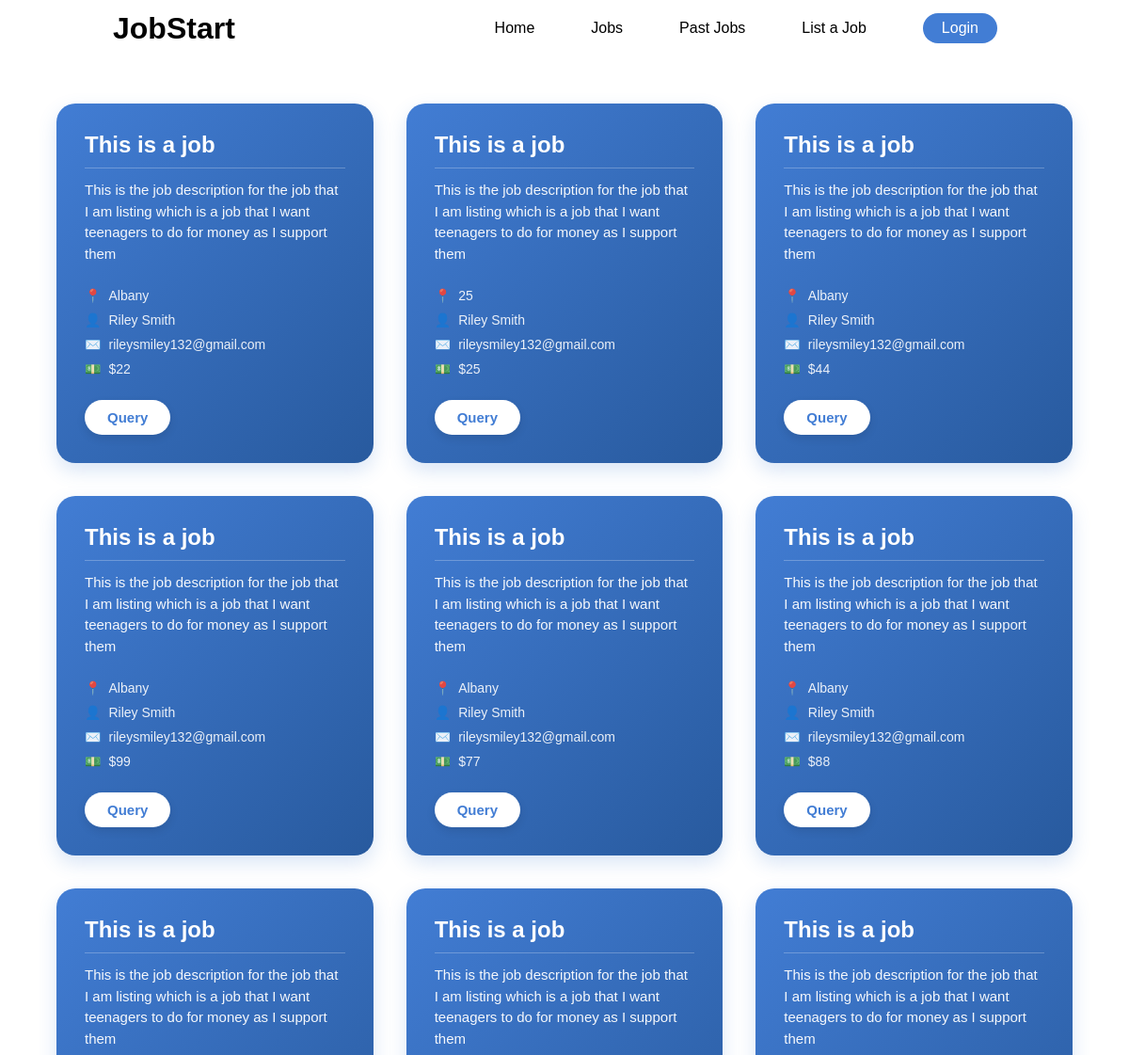
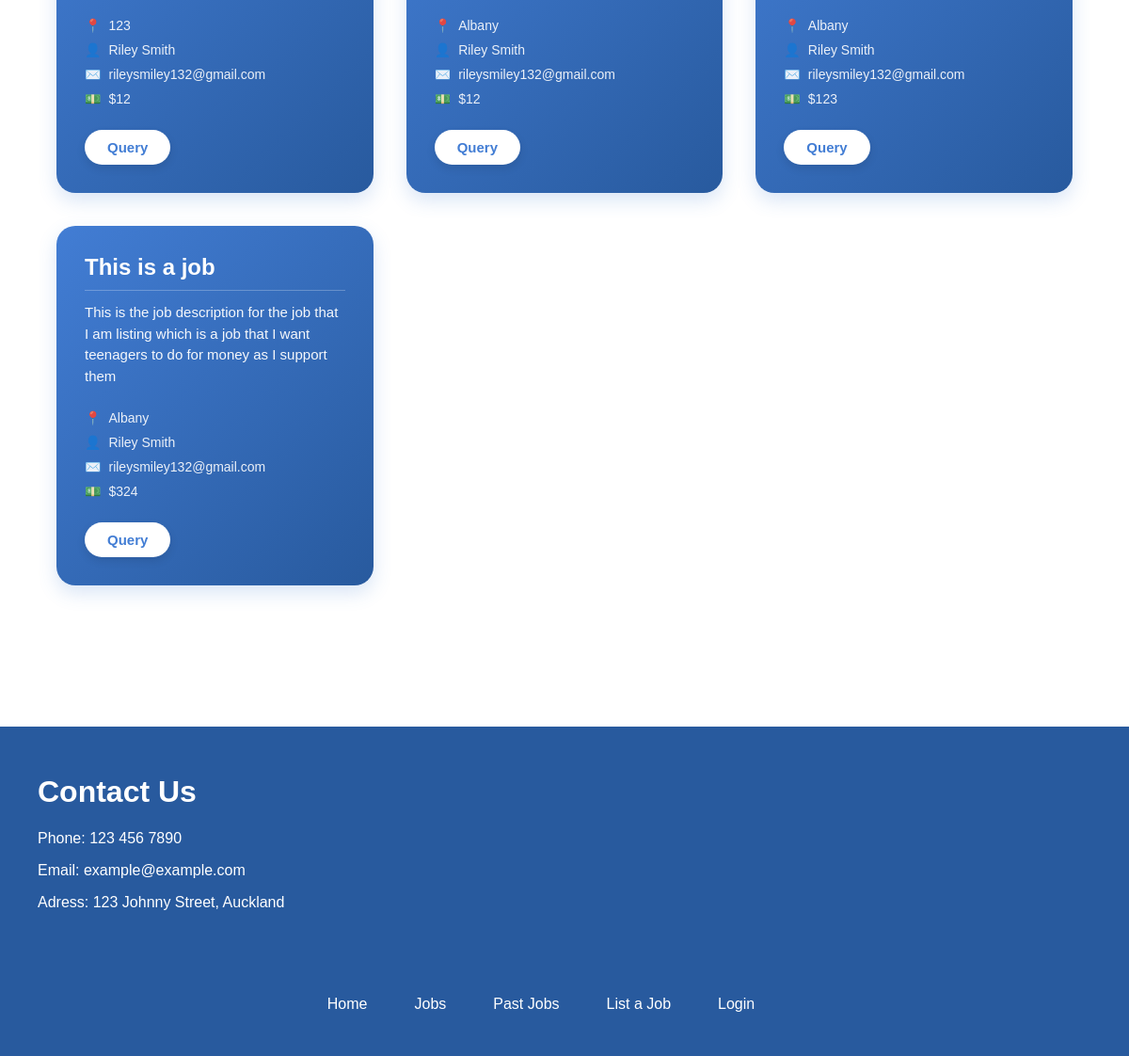
/jobs, run on an earlier commit of the app's database (2 pictures, top to bottom).
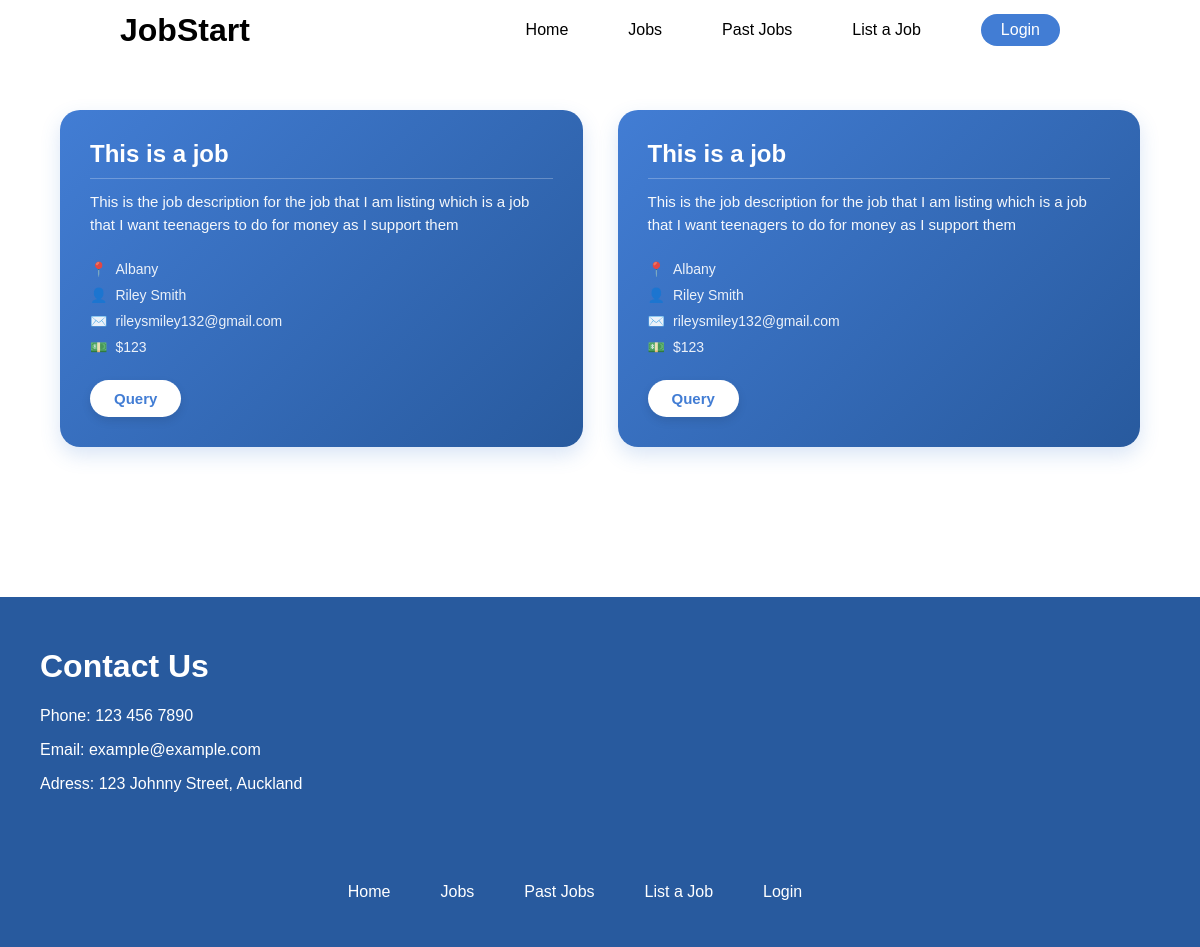
And on a later commit of the database.
### tables this page shows
CREATE TABLE jobs (user_id INTEGER REFERENCES users (user_id), job_id INTEGER PRIMARY KEY AUTOINCREMENT, job_desc TEXT, job_title TEXT, job_location TEXT, completed TEXT, pay NUMERIC);

CREATE TABLE users (user_id INTEGER PRIMARY KEY AUTOINCREMENT, user_name TEXT, user_email TEXT, user_pwd TEXT);

### app.py (the view)
@app.route('/jobs')
def jobs():
    conn = sqlite3.connect('app.db')
    conn.row_factory = sqlite3.Row
    cursor = conn.cursor()
    query = '''
        SELECT jobs.*, users.user_name, users.user_email
        FROM jobs
        JOIN users ON jobs.user_id = users.user_id
        WHERE jobs.completed = "no"
    '''
    jobs = cursor.execute(query).fetchall()
    conn.close()
    return render_template('jobs.html', jobs=jobs)

### templates/jobs.html (shortened to what this page needs)
{% extends 'layout.html' %}
{% block content %}
    <div class="all-jobs-container">
        {% for job in jobs %}
            <div class="job-container" id="job--{ loop.index }">
                <h1 class="job-title">{{ job[3] }}</h1>
                <p class="job-desc">{{ job[2] }}</p>
                <p class="job-location">{{ job[4] }}</p>
                <p class="job-user-name">{{ job[7] }}</p>
                <p class="job-user-email">{{ job[8] }}</p>
                <p class="job-pay">${{ job[6] }}</p>
                <a href="{{ url_for('job_details', job_id=job[1]) }}"><button class="query-btn">Query</button></a>
            </div>
        {% endfor %}
    </div>
{% endblock %}

### templates/layout.html (shortened to what this page needs)
<!DOCTYPE html>
<html lang="en">
    <head>
        <link rel="stylesheet" href="{{ url_for('static', filename='style.css') }}">
    </head>
    <body>
        {% include 'nav.html' %}
        {% block content %}{% endblock %}
        {% include 'footer.html' %}
    </body>
</html>

### templates/nav.html
<div class="nav-bar">
    <a><h1 class="nav-title">JobStart</h1></a>
    <a class="nav-link" href="/" id="nav-home-link">Home</a>
    <a class="nav-link" href="/jobs">Jobs</a>
    <a class="nav-link" href="/past-jobs">Past Jobs</a>
    <a class="nav-link" href="list-job">List a Job</a>
    {% if session.get('user_email') %}
        <a href="/logout"><button class="login-nav-btn">Logout</button></a>
    {% else %}
        <a href="/login"><button class="login-nav-btn">Login</button></a>
    {% endif %}
</div>

### templates/footer.html
<div class="footer">
    <div class="footer-top">
        <h1 class="footer-title">Contact Us</h1>
        <p class="footer-text">Phone: 123 456 7890</p>
        <p class="footer-text">Email: example@example.com</p>
        <p class="footer-text">Adress: 123 Johnny Street, Auckland</p>
    </div>
    <div class="footer-links">
        <a class="footer-link" href="/">Home</a>
        <a class="footer-link" href="/jobs">Jobs</a>
        <a class="footer-link" href="/past-jobs">Past Jobs</a>
        <a class="footer-link" href="/list-job">List a Job</a>
        <a class="footer-link" href="/login">Login</a>
    </div>
</div>

### static/style.css (style rules this page uses)
body { margin: 0; font-family: Arial; }
.nav-link { margin-right: 60px; font-size: 16px; text-decoration: none; color: black; }
#nav-home-link { margin-left: auto; }
.nav-title { position: absolute; left: 10%; top: 50%; transform: translateY(-50%); margin: 0; }
.nav-bar { position: relative; display: flex; align-items: center; background-color: white; color: black; width: 100%; height: 60px; }
.login-nav-btn { font-size: 16px; margin-right: 140px; background-color: #427dd4; color: white; border: none; border-radius: 18px; padding: 7px 20px 7px 20px; }
.footer { margin-top: 100px; width: 100%; height: 40vh; background-color: #285A9E; padding-top: 30px; }
.footer-title { color: white; margin-left: 40px; }
.footer-text { color: white; margin-left: 40px; }
.footer-links { display: flex; justify-content: center; margin-top: 90px; }
.footer-link { color: white; text-decoration: none; margin-right: 50px; }
.footer-top { margin-bottom: 20px; }
.all-jobs-container { display: grid; grid-template-columns: repeat(auto-fit, minmax(300px, 1fr)); gap: 35px; padding: 50px 5%; box-sizing: border-box; }
.job-container { background: linear-gradient(135deg, #427dd4, #285A9E); color: white; border-radius: 20px; min-height: 280px; padding: 30px; box-sizing: border-box; display: flex; flex-direction: column; box-shadow: 0 8px 20px rgba(66, 125, 212, 0.2); transition: transform 0.25 ease, box-shadow 0.25s ease; }
.job-title { font-size: 24px; margin: 0 0 12px 0; font-weight: bold; border-bottom: 1px solid rgba(255, 255, 255, 0.25); padding-bottom: 10px; }
.job-desc { font-size: 15px; line-height: 1.5; margin: 0 0 20px 0; opacity: 0.95; flex-grow: 1; }
.job-location, .job-user-name, .job-user-email, .job-pay { font-size: 14px; margin: 5px 0; opacity: 0.9; display: flex; align-items: center; }
.job-location::before { content: '📍'; margin-right: 8px; }
.job-user-name::before { content: '👤'; margin-right: 8px; }
.job-user-email::before { content: '✉️'; margin-right: 8px; }
.job-pay::before { content: '💵'; margin-right: 8px; }
.query-btn { align-self: flex-start; margin-top: 20px; color: #427dd4; background-color: white; font-size: 15px; font-weight: bold; border: none; padding: 10px 24px; border-radius: 20px; transition: all 0.2s ease; box-shadow: 0 4px 10px rgba(0, 0, 0, 0.1); }

What changed in the data, as far as the page shows it:
removed jobs: job_title "This is a job", job_desc "This is the job description for the job that I am listing which is a job that I want teenagers to do for money as I support them", job_location "Albany", user_name "Riley Smith", user_email "rileysmiley132@gmail.com", pay "22"
removed jobs: job_title "This is a job", job_desc "This is the job description for the job that I am listing which is a job that I want teenagers to do for money as I support them", job_location "25", user_name "Riley Smith", user_email "rileysmiley132@gmail.com", pay "25"
removed jobs: job_title "This is a job", job_desc "This is the job description for the job that I am listing which is a job that I want teenagers to do for money as I support them", job_location "Albany", user_name "Riley Smith", user_email "rileysmiley132@gmail.com", pay "44"
removed jobs: job_title "This is a job", job_desc "This is the job description for the job that I am listing which is a job that I want teenagers to do for money as I support them", job_location "Albany", user_name "Riley Smith", user_email "rileysmiley132@gmail.com", pay "99"
removed jobs: job_title "This is a job", job_desc "This is the job description for the job that I am listing which is a job that I want teenagers to do for money as I support them", job_location "Albany", user_name "Riley Smith", user_email "rileysmiley132@gmail.com", pay "77"
removed jobs: job_title "This is a job", job_desc "This is the job description for the job that I am listing which is a job that I want teenagers to do for money as I support them", job_location "Albany", user_name "Riley Smith", user_email "rileysmiley132@gmail.com", pay "88"
removed jobs: job_title "This is a job", job_desc "This is the job description for the job that I am listing which is a job that I want teenagers to do for money as I support them", job_location "123", user_name "Riley Smith", user_email "rileysmiley132@gmail.com", pay "12"
removed jobs: job_title "This is a job", job_desc "This is the job description for the job that I am listing which is a job that I want teenagers to do for money as I support them", job_location "Albany", user_name "Riley Smith", user_email "rileysmiley132@gmail.com", pay "12"
removed jobs: job_title "This is a job", job_desc "This is the job description for the job that I am listing which is a job that I want teenagers to do for money as I support them", job_location "Albany", user_name "Riley Smith", user_email "rileysmiley132@gmail.com", pay "324"
added jobs: job_title "This is a job", job_desc "This is the job description for the job that I am listing which is a job that I want teenagers to do for money as I support them", job_location "Albany", user_name "Riley Smith", user_email "rileysmiley132@gmail.com", pay "123"
